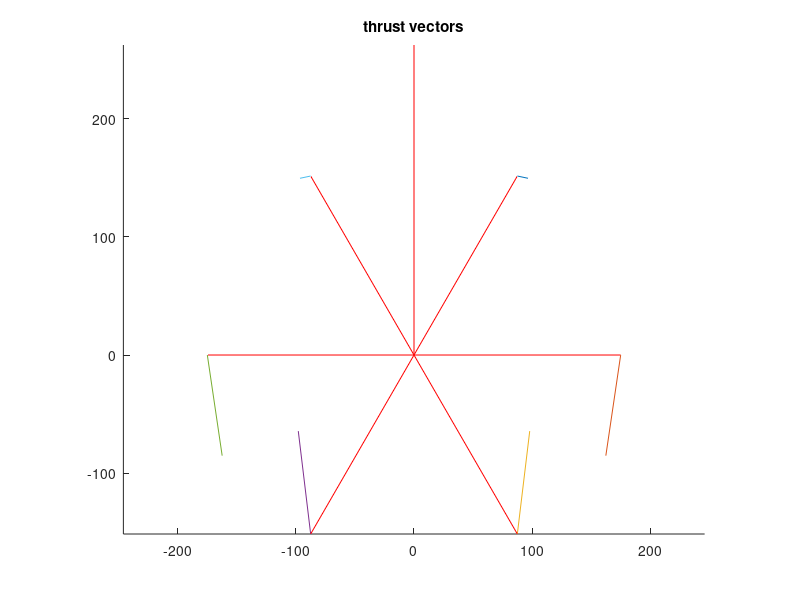

Recreate this plot in MATLAB.
%% messing around mixing propeller inputs for multirotors
%% with tilted rotors
%% James Strawson 2015

clear all
close all
clc

%% layouts 
% each is given firt in radial coordinates in degrees. Angle is CCW from
% the X axis. Looking top-down on the multirotor, Y axis points forward,
% X axis point starboard
% the z vector is the spin direction of rotors. 1 is CCW, -1 is CW
% radial coordinates are converted to cartesian after
% vector should start with the rotor on the positive X axis or just above
% then work around CCW
% Uncomment a section to use it


%% hex X   top view
%  6  1       cw ccw      Y
% 5    2    ccw     cw    ^
%  4  3       cw ccw      |__> X
n = 6;

%% top-view position of rotors in cartesian
r = 175; %radius of hexagon in mm
angle   = [ 60  0 300 240  180  120]'; 
radius  = [ r   r    r    r    r    r ]';
rotation  = [1   -1   1    -1   1    -1 ]';

%% rotor locations in cartesian coordinates
x = (cos(angle*2*pi/360).*radius);
y = (sin(angle*2*pi/360).*radius);

%% this is the vector to optimize over the cost function
% components of unit thrust vetor for right 3 rotors
% p = [-0.1;  % p1x
%       0.0;  % p1y
%      -0.2;  % p2x
%      -0.2;  % p2y
%      -0.3]; % p3x

p = [ 0.1032
   -0.0218
   -0.1436
   -0.9739
    0.1198];
  
params = length(p)

%% Components of thrust vector for right 3 rotors
% x components are mirrored to the left props
% sum of y components must be zero
p1x = p(1);
p1y = p(2);
p2x = p(3);
p2y = p(4);
p3x = p(5);
p3y =  -(p1y+p2y);  % enforce sum of y components are 0


%% Normalized thrust vectors & yaw moment vector
% mirror right rotors into vectors for all 6
tv_x = [ p1x;
         p2x;
         p3x;
        -p3x;
        -p2x;
        -p1x];

tv_y = [ p1y;
         p2y;
         p3y;
         p3y;
         p2y;
         p1y];

% find component of thrust in z direction for unit thrust
tv_z = sqrt(1-(tv_x.^2 + tv_y.^2));

% find moment about yaw axis 
% moment is cross product of rotor position and thrust vector in x&y
M_yaw = x.*tv_y - y.*tv_x;
M_yaw = M_yaw + 20*rotation;



%% plot the rotors so we can sanity check the layout
fig1 = figure();
set(fig1, 'Units', 'normalized');
set(fig1, 'Position', [.2 .2 .7 .7]);
hold on
l=radius(1)/2;
for i = 1:n
    %plot thrust vector
    plot3([x(i);x(i)+tv_x(i)*l],[y(i);y(i)+tv_y(i)*l], [0 ; tv_z(i)*l])
    
    %plot from origin to base of vector
    plot3([0;x(i)],[0,y(i)],[0,0],'r')
end
%plot forward pointer
plot3([0;0],[0,radius(1)*1.5],[0,0],'r')
axis equal
title('thrust vectors')



%%%%%%%%%%%%%%%%%%%%%%%%%%%%%%%%%%%%%%%%%%%%%%%%%%%%%
%% Solve for Mixing Matrix
%%%%%%%%%%%%%%%%%%%%%%%%%%%%%%%%%%%%%%%%%%%%%%%%%%%%%

% solve for roll mixing
% R: rol mixing constants
% A: frame information
% c: conditions, see above
% R*A=c

% columns of A are rotor effects in 
% roll, pitch, yaw, thrust, X, Y
A = [-x.*tv_z, y.*tv_z, M_yaw, tv_z, tv_x, tv_y];

%% solve for Roll
c = [1 0 0 0 0 0];
R_mix = c*pinv(A);
R_mix = R_mix/(max(abs(R_mix)))

%% solve for Pitch
c = [0 1 0 0 0 0];
P_mix = c*pinv(A);
P_mix = P_mix/(max(abs(P_mix)))

%% solve for Yaw mixing
c = [0 0 1 0 0 0];
Yaw_mix = c*pinv(A);
Yaw_mix = Yaw_mix/(max(abs(Yaw_mix)))

%% solve for Upwards Thrust
c = [0 0 0 1 0 0];
T_mix = c*pinv(A);
T_mix = T_mix/(max(abs(T_mix)))

%% solve for X Thrust
c = [0 0 0 0 1 0];
X_mix = c*pinv(A);
X_mix = X_mix/(max(abs(X_mix)))

%% solve for Y Thrust
c = [0 0 0 0 0 1];
Y_mix = c*pinv(A);
Y_mix = Y_mix/(max(abs(Y_mix)))



%% Cost Function

Net = [R_mix * (-x.*tv_z)
        P_mix * (y.*tv_z)
        Yaw_mix * M_yaw
        T_mix * tv_z
        X_mix * tv_x
        Y_mix * tv_y];

C = [1 1 1 200 50 50];

O = 999999 - ( C * Net)


